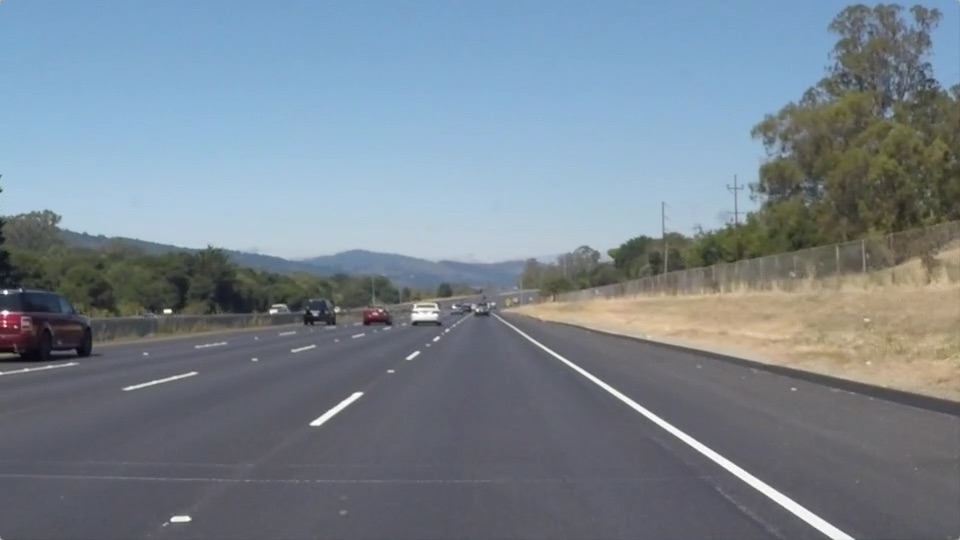
#> input picture swr.jpg, 960 x 540 px, found by its file name
$ jupyter execute 'Finding Lanes in Image.ipynb'
#> lines starting #> are read from the running program, lines starting #| are printed output that depends on the picture; after the words box and inside, x2 and y2 are one past the last pixel; in counts of white or black regions, pixels touching at a corner belong together
[cell 1]
import cv2
import matplotlib.pyplot as plt
import numpy as np
def masking(img,points):
    mask = np.zeros(img.shape, dtype=np.uint8)
    mask = cv2.fillPoly(mask,points,255)
    result = cv2.bitwise_and(img, mask)
    return result
def hough_transform(image,lines):
    image = np.copy(image)
    blank_image = np.zeros((image.shape[0],image.shape[1]),dtype=np.uint8)
    for line in lines:
        for x1,y1,x2,y2 in line:
            cv2.line(blank_image,(x1,y1),(x2,y2),(255,0,255),thickness=10)
    image = cv2.addWeighted(image,0.8,blank_image,1,0.0)
    return image
image = cv2.imread(r"C:\Users\dwara\OneDrive\Desktop\swr.jpg")
#> image is the input picture: shape (540, 960, 3); mean B, G, R 143.7, 132.6, 120.3
img_gray = cv2.cvtColor(image, cv2.COLOR_BGR2GRAY)
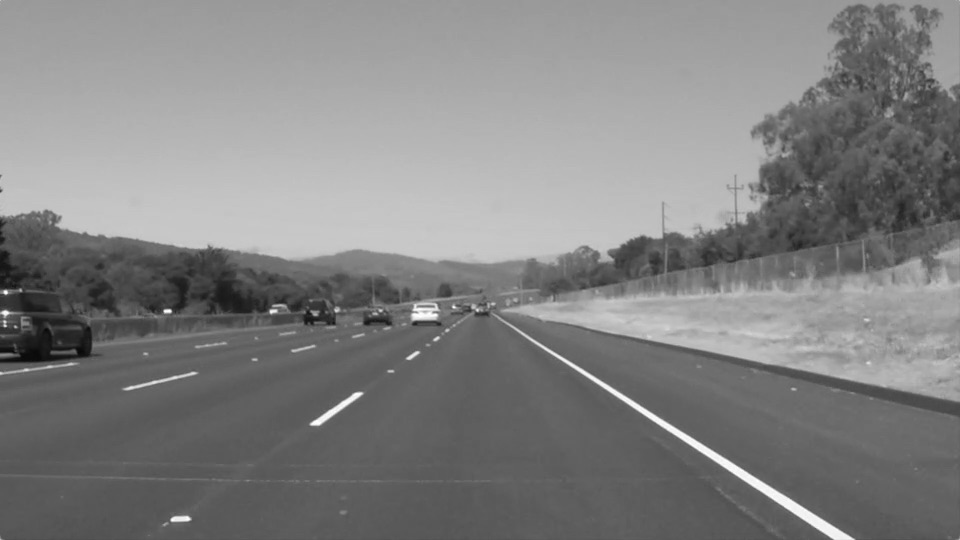
#> img_gray: shape (540, 960); min 8, max 255, mean 130.1
denoised = cv2.fastNlMeansDenoising(img_gray,None,10,7,21)
plt.subplot(1,4,1)
plt.imshow(denoised)
height = denoised.shape[0]
#> height = 540
width = denoised.shape[1]
#> width = 960
vertices = [(150,height),(width/2,300),(850,height)]
#> vertices = [(150, 540), (480, 300), (850, 540)]
canny = cv2.Canny(denoised,100,150)
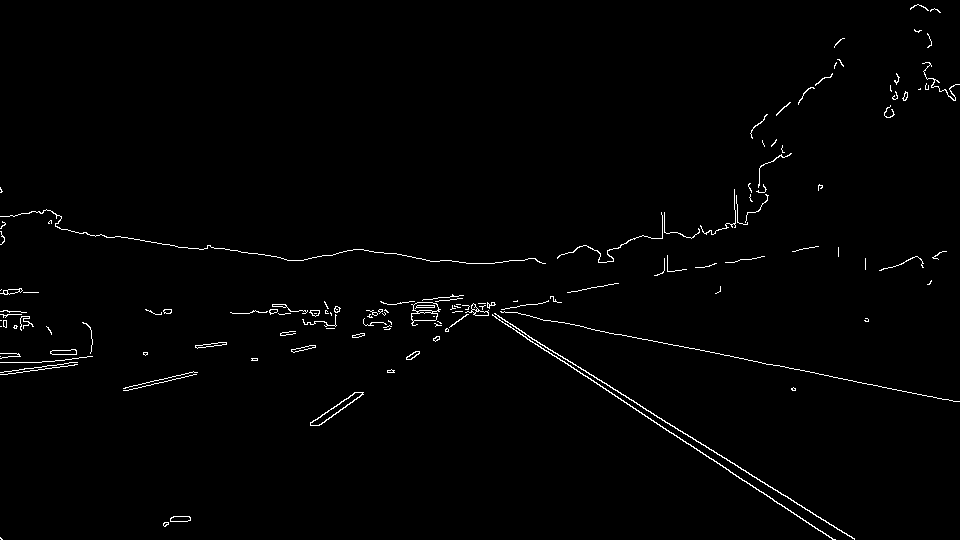
#> canny: shape (540, 960); 1.2% white in thin lines or dots
plt.subplot(1,4,2)
plt.imshow(canny)
masked = masking(canny,np.array([vertices],np.int32))
#> in masking, `mask = cv2.fillPoly(mask,points,255)`:
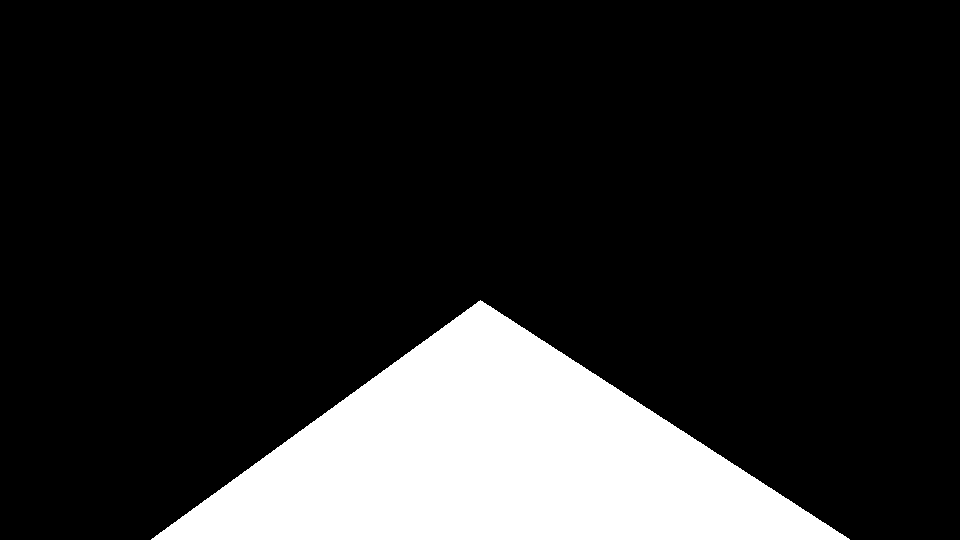
#> mask: shape (540, 960); 16.2% white; 1 white region, box (x1, y1, x2, y2) and area: (151, 300, 850, 540) 84110
#> in masking, `result = cv2.bitwise_and(img, mask)`:
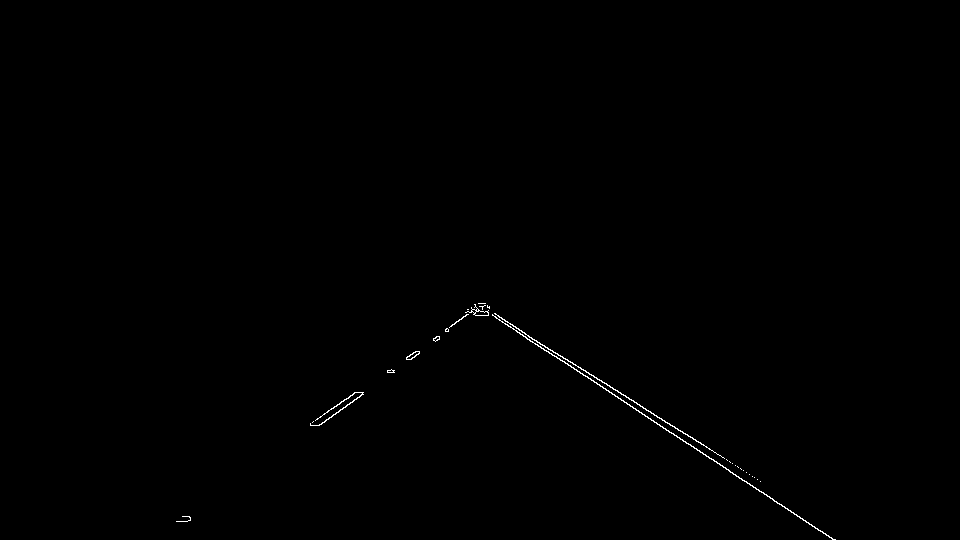
#> result: shape (540, 960); 0.26% white in thin lines or dots, all inside (x1, y1, x2, y2) = (176, 303, 836, 540)
plt.subplot(1,4,3)
plt.imshow(masked)
line = cv2.HoughLinesP(masked,rho=6,threshold=60,theta=np.pi/180,minLineLength=50,maxLineGap=150,lines=np.array([]))
#> line = 15 rows, first 6: [478, 303, 669, 432], [645, 408, 774, 501], [476, 309, 746, 472], [310, 424, 483, 303], [474, 304, 835, 539], [601, 380, 777, 503]
final = hough_transform(denoised,line)
#> the loop in hough_transform, `for line in lines:` made 15 passes
#> line on passes 1 to 12: [[478, 303, 669, 432]], [[645, 408, 774, 501]], [[476, 309, 746, 472]], [[310, 424, 483, 303]], [[474, 304, 835, 539]], [[601, 380, 777, 503]], [[176, 521, 487, 312]], [[478, 310, 536, 340]], [[674, 426, 818, 530]], [[313, 421, 489, 306]], [[480, 306, 760, 481]], [[315, 425, 489, 308]]
#> after the loop in hough_transform, `for line in lines:`:
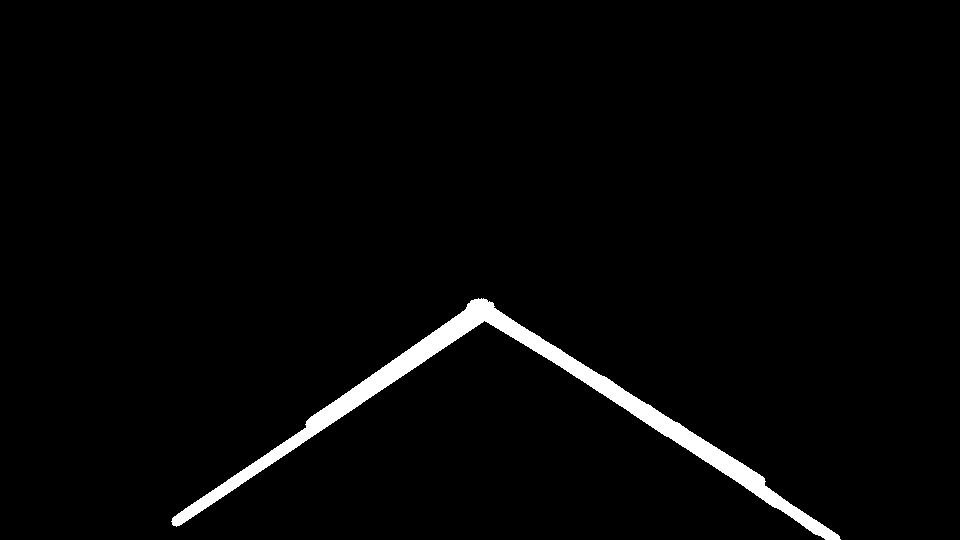
#> blank_image: shape (540, 960); 2.4% white; 1 white region, box (x1, y1, x2, y2) and area: (171, 298, 841, 540) 12458
#> in hough_transform, `image = cv2.addWeighted(image,0.8,blank_image,1,0.0)`:
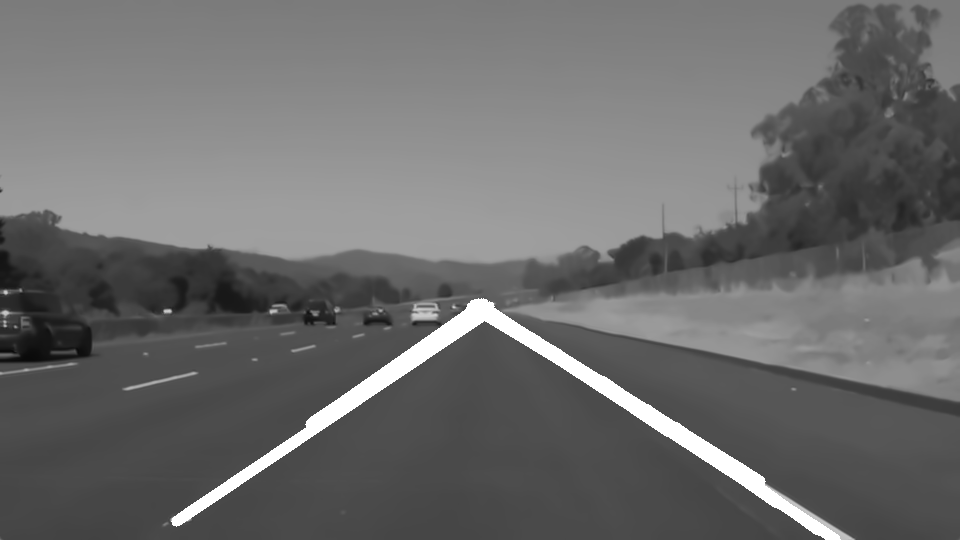
#> image: shape (540, 960); min 10, max 255, mean 107.7
plt.subplot(1,4,4)
plt.imshow(final)
cv2.waitKey()
#> Out = 27
